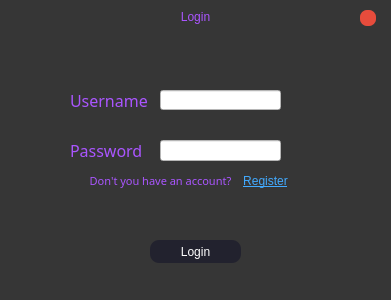
<?xml version="1.0" encoding="UTF-8"?>
<ui version="4.0">
 <class>Enter</class>
 <widget class="QMainWindow" name="Enter">
  <property name="geometry">
   <rect>
    <x>0</x>
    <y>0</y>
    <width>391</width>
    <height>300</height>
   </rect>
  </property>
  <property name="windowTitle">
   <string>MainWindow</string>
  </property>
  <property name="styleSheet">
   <string notr="true">background-color: rgb(54, 54, 54);</string>
  </property>
  <widget class="QWidget" name="centralwidget">
   <property name="styleSheet">
    <string notr="true">background-color: rgb(54, 54, 54);</string>
   </property>
   <widget class="QLineEdit" name="login">
    <property name="geometry">
     <rect>
      <x>160</x>
      <y>90</y>
      <width>121</width>
      <height>20</height>
     </rect>
    </property>
    <property name="styleSheet">
     <string notr="true">background-color: rgb(255, 255, 255);</string>
    </property>
   </widget>
   <widget class="QLabel" name="label_2">
    <property name="geometry">
     <rect>
      <x>70</x>
      <y>140</y>
      <width>81</width>
      <height>21</height>
     </rect>
    </property>
    <property name="font">
     <font>
      <family>Century Gothic</family>
      <pointsize>12</pointsize>
     </font>
    </property>
    <property name="styleSheet">
     <string notr="true">color: rgb(170, 85, 255);</string>
    </property>
    <property name="text">
     <string>Password</string>
    </property>
   </widget>
   <widget class="QLineEdit" name="password">
    <property name="geometry">
     <rect>
      <x>160</x>
      <y>140</y>
      <width>121</width>
      <height>21</height>
     </rect>
    </property>
    <property name="styleSheet">
     <string notr="true">background-color: rgb(255, 255, 255);</string>
    </property>
   </widget>
   <widget class="QPushButton" name="button_enter">
    <property name="geometry">
     <rect>
      <x>150</x>
      <y>240</y>
      <width>91</width>
      <height>23</height>
     </rect>
    </property>
    <property name="styleSheet">
     <string notr="true">background-color: #22222e;
border: 2px sold #f66867;
color: white;
border-radius: 9;</string>
    </property>
    <property name="text">
     <string>Login</string>
    </property>
   </widget>
   <widget class="QLabel" name="label">
    <property name="geometry">
     <rect>
      <x>70</x>
      <y>90</y>
      <width>81</width>
      <height>21</height>
     </rect>
    </property>
    <property name="font">
     <font>
      <family>Century Gothic</family>
      <pointsize>12</pointsize>
     </font>
    </property>
    <property name="styleSheet">
     <string notr="true">color: rgb(170, 85, 255);</string>
    </property>
    <property name="text">
     <string>Username</string>
    </property>
   </widget>
   <widget class="QLabel" name="label_up">
    <property name="geometry">
     <rect>
      <x>10</x>
      <y>10</y>
      <width>371</width>
      <height>41</height>
     </rect>
    </property>
    <property name="styleSheet">
     <string notr="true">color: rgb(170, 85, 255);</string>
    </property>
    <property name="text">
     <string>Login</string>
    </property>
    <property name="alignment">
     <set>Qt::AlignHCenter|Qt::AlignTop</set>
    </property>
   </widget>
   <widget class="QPushButton" name="button_exit">
    <property name="geometry">
     <rect>
      <x>360</x>
      <y>10</y>
      <width>16</width>
      <height>16</height>
     </rect>
    </property>
    <property name="styleSheet">
     <string notr="true">border-radius: 7px;
background-color: rgb(231, 76, 60);</string>
    </property>
    <property name="text">
     <string/>
    </property>
   </widget>
   <widget class="QLabel" name="errors_label">
    <property name="geometry">
     <rect>
      <x>40</x>
      <y>200</y>
      <width>331</width>
      <height>31</height>
     </rect>
    </property>
    <property name="font">
     <font>
      <family>Century Gothic</family>
      <pointsize>8</pointsize>
     </font>
    </property>
    <property name="styleSheet">
     <string notr="true">color: rgb(170, 85, 255);</string>
    </property>
    <property name="text">
     <string/>
    </property>
    <property name="alignment">
     <set>Qt::AlignCenter</set>
    </property>
   </widget>
   <widget class="QLabel" name="just_label">
    <property name="geometry">
     <rect>
      <x>80</x>
      <y>170</y>
      <width>161</width>
      <height>21</height>
     </rect>
    </property>
    <property name="font">
     <font>
      <family>Century Gothic</family>
      <pointsize>8</pointsize>
     </font>
    </property>
    <property name="styleSheet">
     <string notr="true">color: rgb(170, 85, 255);</string>
    </property>
    <property name="text">
     <string>Don't you have an account?</string>
    </property>
    <property name="alignment">
     <set>Qt::AlignCenter</set>
    </property>
   </widget>
   <widget class="QPushButton" name="need_register">
    <property name="geometry">
     <rect>
      <x>240</x>
      <y>170</y>
      <width>51</width>
      <height>21</height>
     </rect>
    </property>
    <property name="styleSheet">
     <string notr="true">color: #42aaff;
border-radius: 9;
text-decoration : underline;</string>
    </property>
    <property name="text">
     <string>Register</string>
    </property>
   </widget>
  </widget>
 </widget>
 <resources/>
 <connections/>
</ui>
